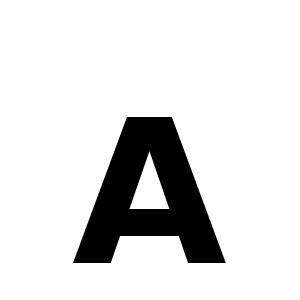
#> input picture tests/1.jpg, 300 x 300 px
$ python test.py
#> lines starting #> are read from the running program, lines starting #| are printed output that depends on the picture; after the words box and inside, x2 and y2 are one past the last pixel; in counts of white or black regions, pixels touching at a corner belong together
### main.py
import cv2
import numpy as np
import pytesseract
from PIL import Image
import os

# Uncomment and set the Tesseract executable path if it's not in the system PATH
# pytesseract.pytesseract.tesseract_cmd = r'C:\Program Files\Tesseract-OCR\tesseract.exe'

def predict_letter(image_path):
    """
    Predicts a single letter from an image.

    Args:
        image_path (str): Path to the image file

    Returns:
        tuple: (predicted_letter, confidence)
    """
#> called with image_path = 'tests/1.jpg'
    image = cv2.imread(image_path)
#> image is the input picture: shape (300, 300, 3); min 0, max 255, mean 222.6
    if image is None:
        raise ValueError(f"Cannot read image: {image_path}")

    # Resize image for consistency
    height, width = image.shape[:2]
#> height = 300; width = 300
    new_height = 200
    new_width = int((new_height / height) * width)
#> new_width = 200
    image = cv2.resize(image, (new_width, new_height), interpolation=cv2.INTER_CUBIC)
#> image: shape (200, 200, 3)

    # Convert to grayscale and apply thresholding
    gray = cv2.cvtColor(image, cv2.COLOR_BGR2GRAY)
    thresh = cv2.threshold(gray, 0, 255, cv2.THRESH_BINARY + cv2.THRESH_OTSU)[1]
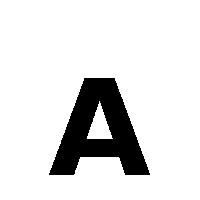
#> thresh: shape (200, 200); 87.3% white; 1 black region, box (x1, y1, x2, y2) and area: (49, 78, 150, 175) 5063
    thresh = cv2.medianBlur(thresh, 3)

    # Tesseract configuration for recognizing a single uppercase letter
    config = '--psm 10 --oem 3 -c tessedit_char_whitelist=ABCDEFGHIJKLMNOPQRSTUVWXYZ -c tessedit_class_miss_scale=0.8'

    # OCR processing
    data = pytesseract.image_to_data(thresh, config=config, output_type=pytesseract.Output.DICT)

    # [9 lines left out: function process_ocr_result, not called in this run]

    valid_results = list(filter(None, map(process_ocr_result, range(len(data['text'])))))

    if not valid_results:
        return None, 0.0

    best_letter, best_conf = max(valid_results, key=lambda x: x[1])
    return best_letter, best_conf

# [9 lines that do not run on import are left out]

### test.py
import os
import time
import argparse
import sys

try:
    from main import predict_letter
except ImportError as e:
    print(f"BŁĄD: Nie można zaimportować predict_letter z main.py: {str(e)}")
    sys.exit(1)

# Expected letters for images 1-10 (starting from A)
expected_letters = {
    1: 'A', 2: 'B', 3: 'C', 4: 'D', 5: 'E',
    6: 'F', 7: 'G', 8: 'H', 9: 'I', 10: 'J'
}

def run_tests(tests_dir="tests", start_idx=1, end_idx=10, verbose=True):
    """Runs OCR tests on a set of images and evaluates performance"""
    # Sprawdź czy katalog testów istnieje
    if not os.path.exists(tests_dir):
        print(f"BŁĄD: Katalog testów '{tests_dir}' nie istnieje.")
        return None

    if verbose:
        print("=== TESTING LETTER RECOGNITION ===")
        print(f"{'Image':<10}{'Predicted':<15}{'Expected':<15}{'Probability':<15}{'Result':<10}")
        print("-" * 65)

    correct_count = 0
    total_tests = 0
    start_time = time.time()

    # Test each image from start_idx.jpg to end_idx.jpg
    for i in range(start_idx, end_idx + 1):
        image_path = os.path.join(tests_dir, f"{i}.jpg")

        # Skip if file doesn't exist
        if not os.path.exists(image_path):
            if verbose:
                print(f"Warning: Image {i}.jpg not found, skipping.")
            continue

        # Predict the letter with error handling
        try:
            letter, probability = predict_letter(image_path)
        except Exception as e:
            if verbose:
                print(f"Error processing image {i}.jpg: {str(e)}")
            continue

        # Check if prediction matches expected letter
        expected = expected_letters.get(i, "?")
        result = "✓" if letter == expected else "✗"
        is_correct = letter == expected

        if is_correct:
            correct_count += 1
        total_tests += 1

        # Print results
        if verbose:
            print(f"{i}.jpg{'':<5}{letter:<15}{expected:<15}{probability:.4f}{'':<10}{result}")

    # Calculate metrics
    execution_time = time.time() - start_time
    accuracy = (correct_count / total_tests) * 100 if total_tests > 0 else 0

    # Print summary
    if verbose:
        print("-" * 65)
        print(f"Tests completed: {total_tests}")
        print(f"Correct predictions: {correct_count}")
        print(f"Accuracy: {accuracy:.2f}%")
        print(f"Execution time: {execution_time:.2f} seconds")
#| Execution time: 0.07 seconds

def main():
    """Main function to parse arguments and run tests"""
    parser = argparse.ArgumentParser(description="Test letter recognition system")
    parser.add_argument("--dir", type=str, default="tests", help="Directory containing test images")
    parser.add_argument("--start", type=int, default=1, help="Starting image index")
    parser.add_argument("--end", type=int, default=10, help="Ending image index")
    parser.add_argument("--quiet", action="store_true", help="Suppress detailed output")

    args = parser.parse_args()

    run_tests(
        tests_dir=args.dir,
        start_idx=args.start,
        end_idx=args.end,
        verbose=not args.quiet
    )

if __name__ == "__main__":
    main()
